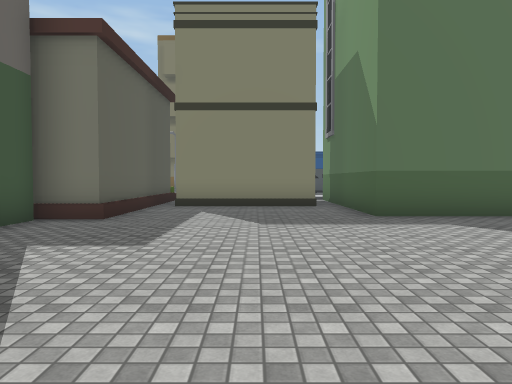
view 1 (above)

24 first-person views from a walk through a scene from a Unity 3-D project. The camera is 1.4 m above the floor, tilts 2° down and sees 70° across. The floor is counted in squares, 2 m on a side. Each view is taken from the middle of a square. On the plan, view 1 faces up. The plan holds only what a view shows up to about 11 squares ahead; the rest is blank. The place goes on beyond the plan. Some surface patterns are stand-ins.

view 2
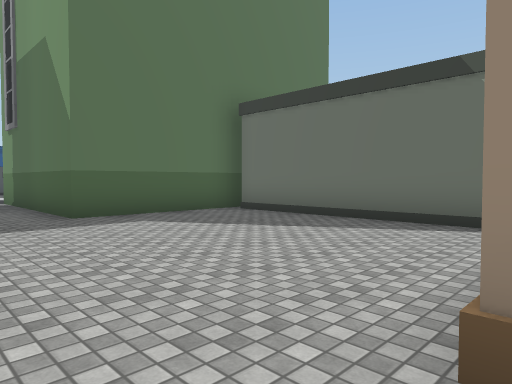

view 3
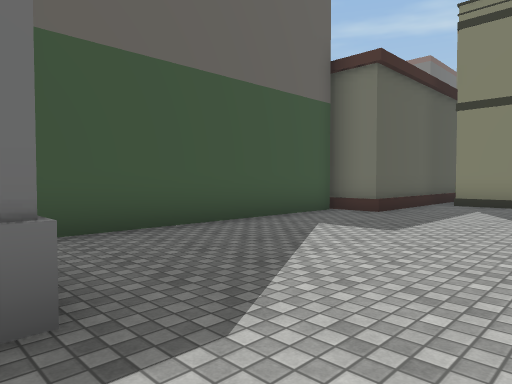

view 4
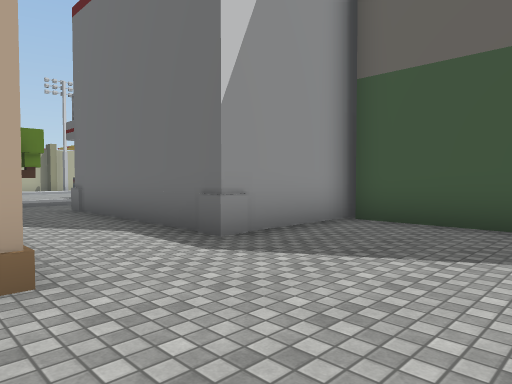

view 5
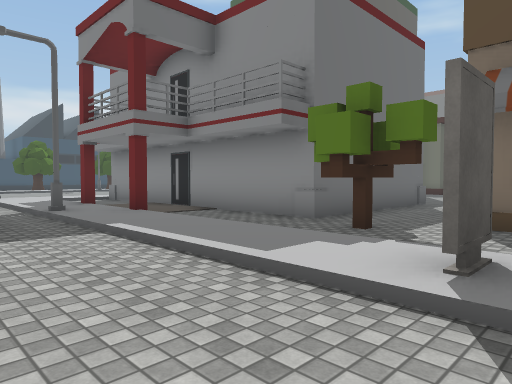

view 6
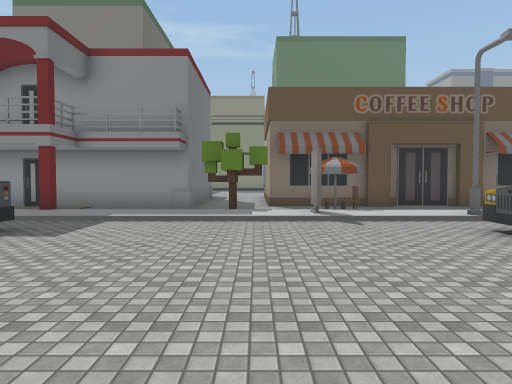

view 7
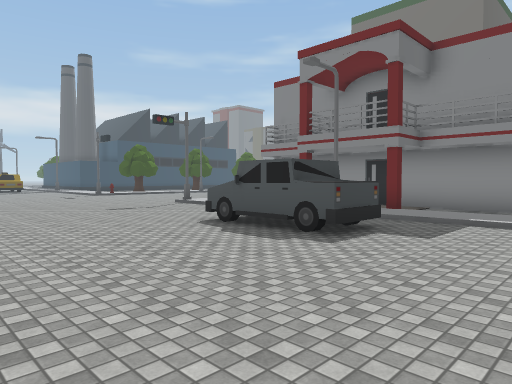

view 8
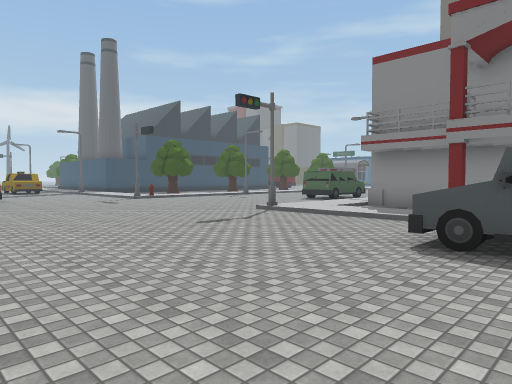

view 9
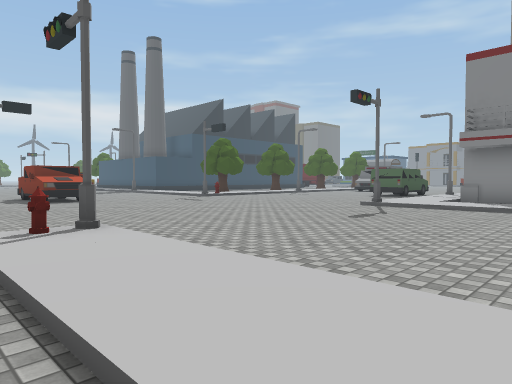

view 10
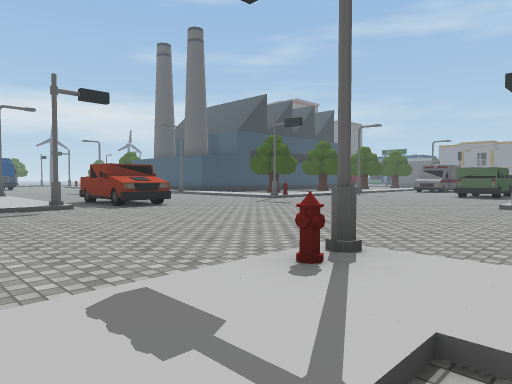

view 11
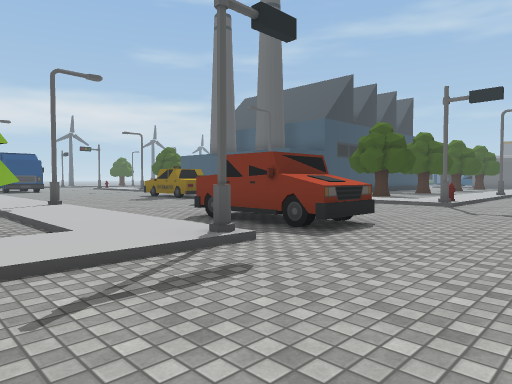

view 12
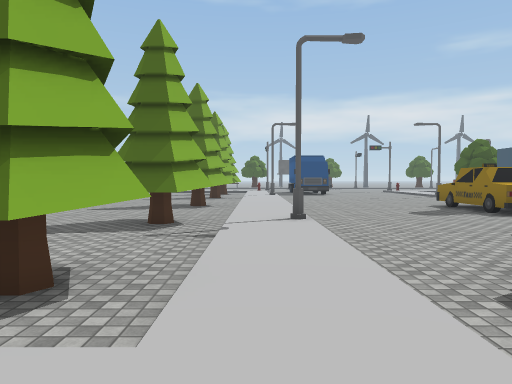

view 13
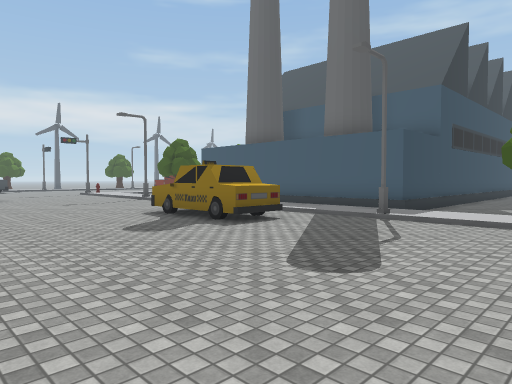

view 14
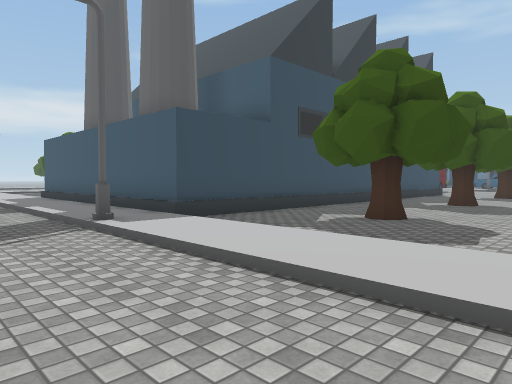

view 15
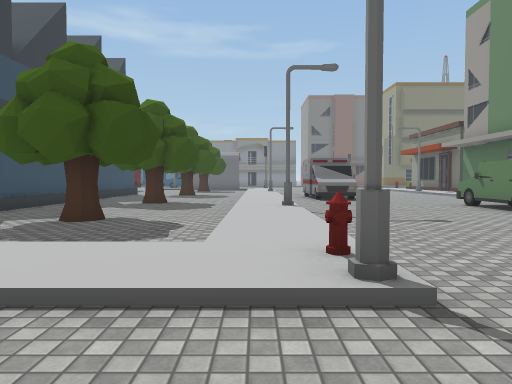

view 16
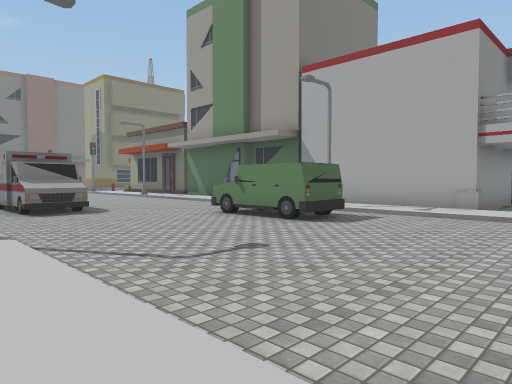

view 17
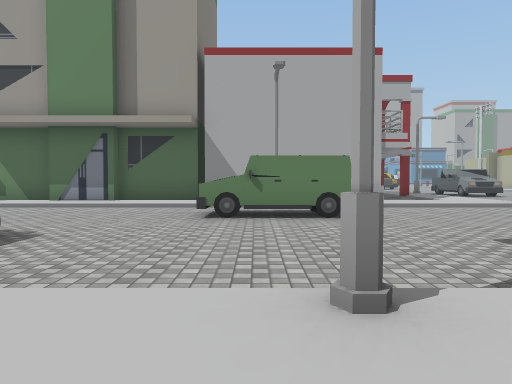

view 18
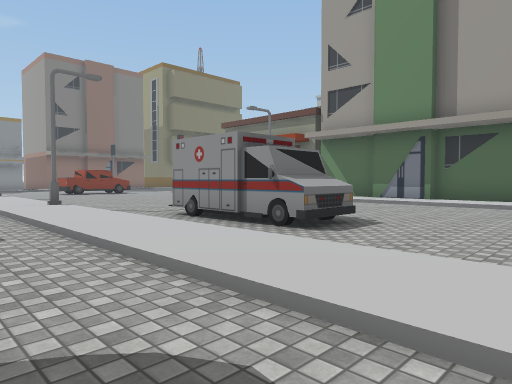

view 19
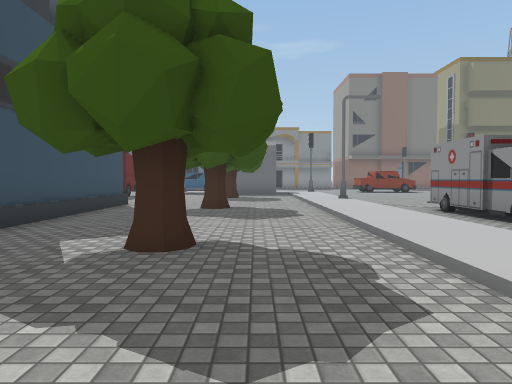

view 20
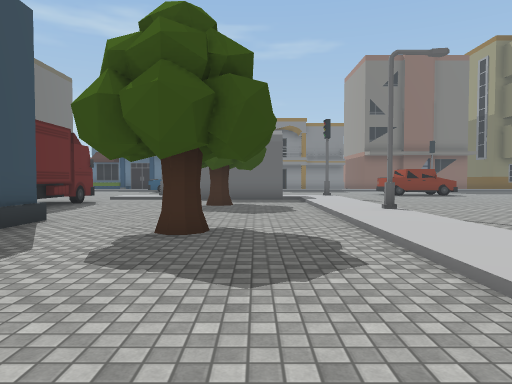

view 21
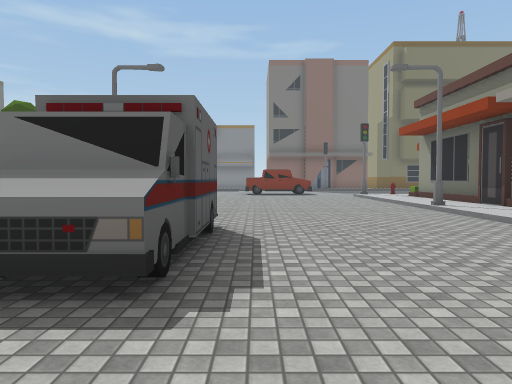

view 22
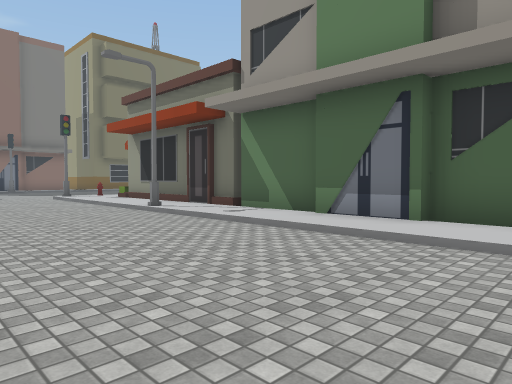

view 23
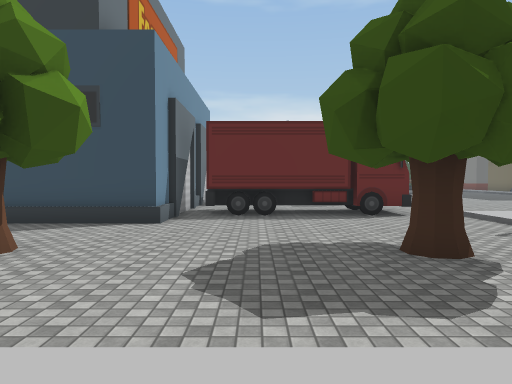

view 24
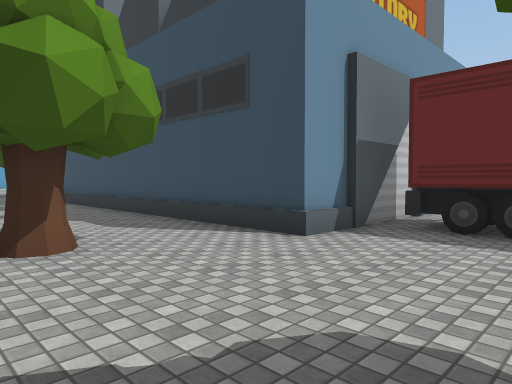

### Floor plan
Key: @ floor where view 1 was taken; # wall or solid block; . main floor; : floor 0.25 m higher than the main floor; / step, stairs or slope; O other object.
Columns run from 30 left of view 1 to 7 right of it. Each row starts with its distance up from view 1.
 11    OO......:/....../:      O    .O
 10  ..OO...O..:/....../:O     OOOOO.O
  9  .. O......:/....../:O     O.....O
  8   .OO......:/....../:O     O.....O
  7  .. O......:O......O:O    OO.....OOOOO
  6 OOOOOO.....:/....../:O    O.........#
  5 OOOOOO..O..:/....../:O    O.........#
  4      O.....:/OO..../:O    O.........#
  3      O.....:/OO..../:O    O.........#
  2      O.....:/OO..../:O    O.........#
  1      O.....:/OO..../:O    O.........#
  0     OO..O..:/....../:O    O...@.#
 -1     OO.....:/....O   #    ####..
 -2     OO.....:/....O   #       #..
 -3    OOO.....:O....OOO:#       #..
 -4   OOOO.....:/....../:#       #..
 -5   OOOO..O..:/....../:#########..######
 -6 O  OOO.....:/....../:.........O.......
 -7 OOOOOO.....:/....../:.........O..O
 -8 ::::::::::::O..  ../::::#:#:::::O:::
 -9 //////O//////.  ...#/////O/////////O
-10    ........... ...........O.........O
-11 .OOOO....................OOO.......OOO
-12 .........  ........................
-13 .......... .......................
-14 .......... OO.....................
-15  .........OOO....................
-16  /////O//////......#///// /// //
-17  :::::::::::/......O:::::
-18  O...OO..OO:/....../:....
-19 OO...OO..OO /...  ./:.
-20   ......
-21   .....

Positions as (right, up) in squares from view 1, and headings:
1: (0, 0), facing up
2: (0, 0), facing up-right
3: (1, -1), facing up-left
4: (2, 3), facing down-left
5: (3, -11), facing up-left
6: (1, -16), facing up
7: (0, -16), facing up-left
8: (-4, -16), facing up-left
9: (-6, -18), facing up-left
10: (-9, -19), facing up-left
11: (-15, -19), facing up-left
12: (-18, -17), facing left
13: (-21, -16), facing up-left
14: (-19, -11), facing up-left
15: (-19, -11), facing up
16: (-19, -8), facing up-right
17: (-20, -2), facing right
18: (-21, -2), facing up-right
19: (-21, -4), facing up
20: (-21, 0), facing up
21: (-15, -1), facing up
22: (-15, 0), facing up-right
23: (-18, 8), facing left
24: (-21, 9), facing down-left
